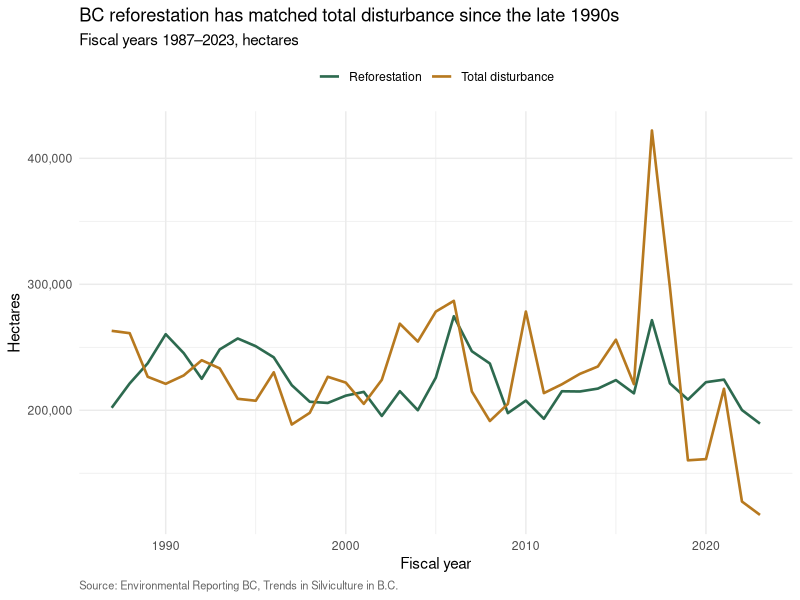
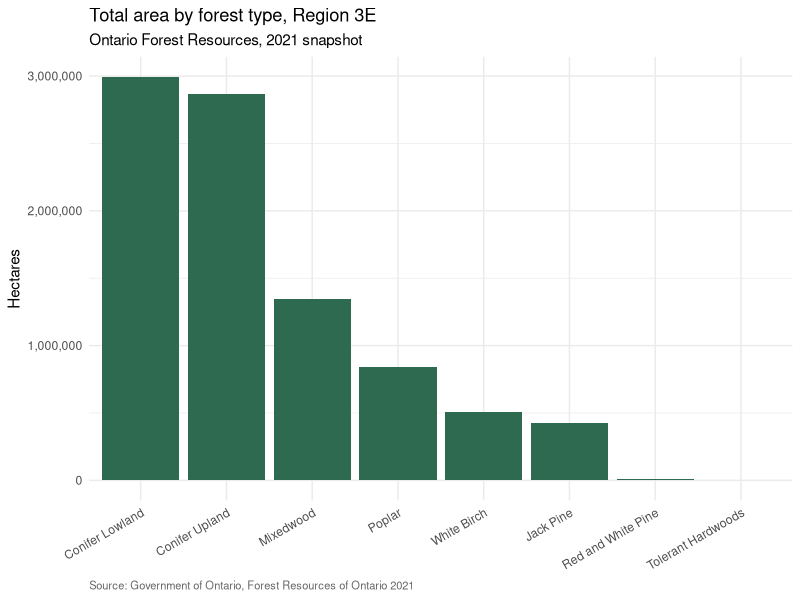

These charts were generated, in order, by the following R code:
## ---- chunk 1
#| include: false
library(tidyverse)
library(readxl)
library(here)
library(knitr)
library(scales)
## ---- chunk 2
#| echo: false
bc <- read_excel(here("data", "bc_disturbance_reforestation.xlsx"),
                 sheet = "Data")
ontario <- read_excel(here("data", "on_forest_statistics_1.xlsx"),
                      sheet = "Data")

tibble(
  Property = c("File", "Source", "Used for", "Shape", "Rows × Cols"),
  `BC silviculture` = c(
    "`bc_disturbance_reforestation.xlsx`",
    "BC Government / BC Data Catalogue",
    "Time-series charts (line, area)",
    "Time series (one row per fiscal year)",
    paste(nrow(bc), "×", ncol(bc))
  ),
  `Ontario forest stats` = c(
    "`on_forest_statistics_1.xlsx`",
    "Government of Ontario / Ontario Open Data Catalogue",
    "PivotTables, cross-classification charts",
    "Cross-classification (region × ownership × seral × type × age)",
    paste(nrow(ontario), "×", ncol(ontario))
  )
) |> kable()
## ---- chunk 3
#| echo: false
#| fig.width: 7
#| fig.height: 3.5
#| fig-alt: "Line chart previewing an Excel time-series chart: BC total-disturbance and reforestation area in hectares across fiscal years, one coloured line per series."
bc |>
  pivot_longer(c(Total_Disturbance_ha, Reforestation_ha),
               names_to = "series", values_to = "ha") |>
  ggplot(aes(Fiscal_Year, ha, colour = series)) +
  geom_line(linewidth = 0.9) +
  scale_y_continuous(labels = comma) +
  scale_colour_manual(values = c("Reforestation_ha" = "#2D6A4F",
                                 "Total_Disturbance_ha" = "#B7791F"),
                      labels = c("Reforestation", "Total disturbance")) +
  labs(title = "BC reforestation has matched total disturbance since the late 1990s",
       subtitle = "Fiscal years 1987–2023, hectares",
       x = "Fiscal year", y = "Hectares", colour = NULL,
       caption = "Source: Environmental Reporting BC, Trends in Silviculture in B.C.") +
  theme_minimal(base_size = 11) +
  theme(legend.position = "top",
        plot.caption = element_text(hjust = 0, colour = "grey40", size = 8))
## ---- chunk 4
#| echo: false
ontario |>
  group_by(PFTName, SERAL_NAME) |>
  summarise(total_ha = sum(SumOfTotalHa), .groups = "drop") |>
  pivot_wider(names_from = SERAL_NAME, values_from = total_ha) |>
  mutate(across(where(is.numeric), \(x) format(round(x), big.mark = ","))) |>
  kable(caption = "Total area (ha) by forest type × seral stage — what your PivotTable should look like")
## ---- chunk 5
#| echo: false
#| fig.width: 7
#| fig.height: 3.5
#| fig-alt: "Bar chart previewing an Excel PivotChart: total area in hectares by Ontario forest type (PFTName), sorted from largest to smallest."
ontario |>
  group_by(PFTName) |>
  summarise(total_ha = sum(SumOfTotalHa), .groups = "drop") |>
  arrange(desc(total_ha)) |>
  mutate(PFTName = fct_inorder(PFTName)) |>
  ggplot(aes(PFTName, total_ha)) +
  geom_col(fill = "#2D6A4F") +
  scale_y_continuous(labels = comma) +
  labs(title = "Total area by forest type, Region 3E",
       subtitle = "Ontario Forest Resources, 2021 snapshot",
       x = NULL, y = "Hectares",
       caption = "Source: Government of Ontario, Forest Resources of Ontario 2021") +
  theme_minimal(base_size = 11) +
  theme(axis.text.x = element_text(angle = 30, hjust = 1),
        plot.caption = element_text(hjust = 0, colour = "grey40", size = 8))
## ---- chunk 6
#| echo: false
ontario |>
  group_by(PFTName) |>
  summarise(total_ha = sum(SumOfTotalHa), .groups = "drop") |>
  arrange(desc(total_ha)) |>
  mutate(total_ha = comma(round(total_ha))) |>
  kable(caption = "Total area by forest type — should match the row totals of your PivotTable")
## ---- chunk 7
#| echo: false
ontario |>
  count(PFTName) |>
  arrange(desc(n)) |>
  kable(caption = "Number of age-class combinations per forest type")
